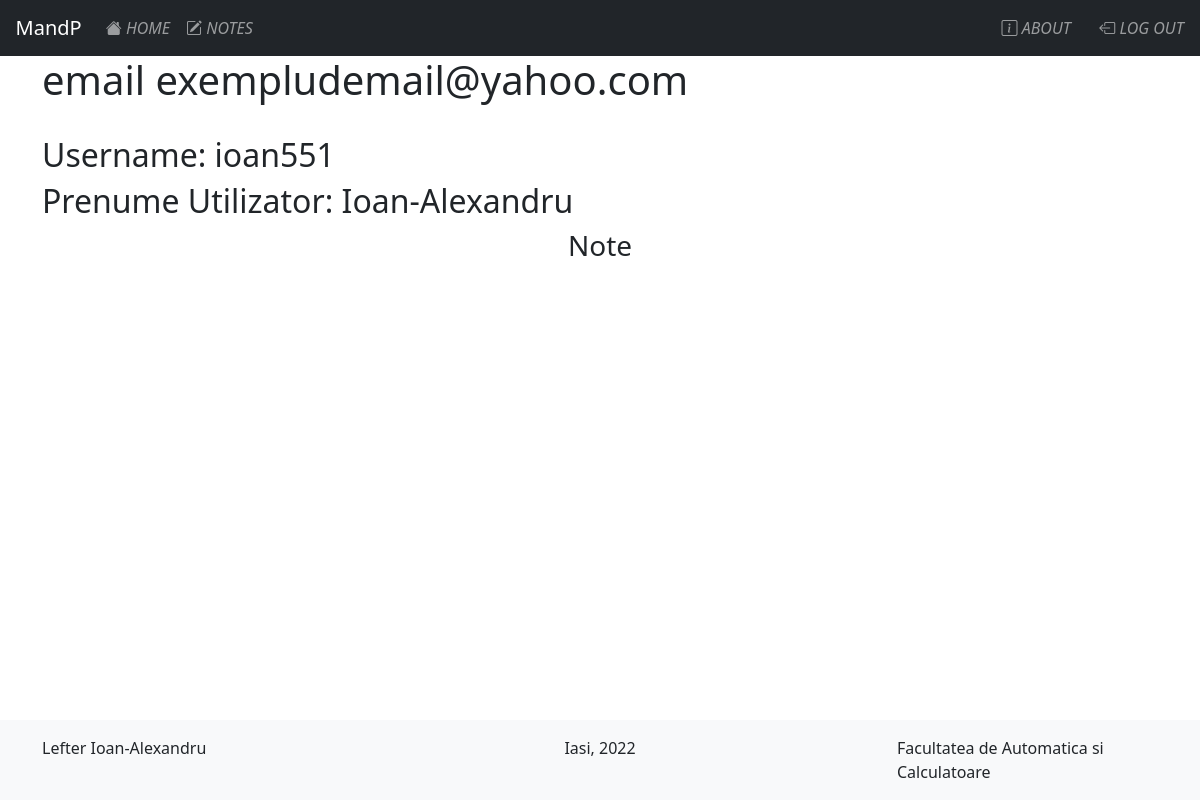
/about/ (signed in), run on an earlier commit of the app's database.
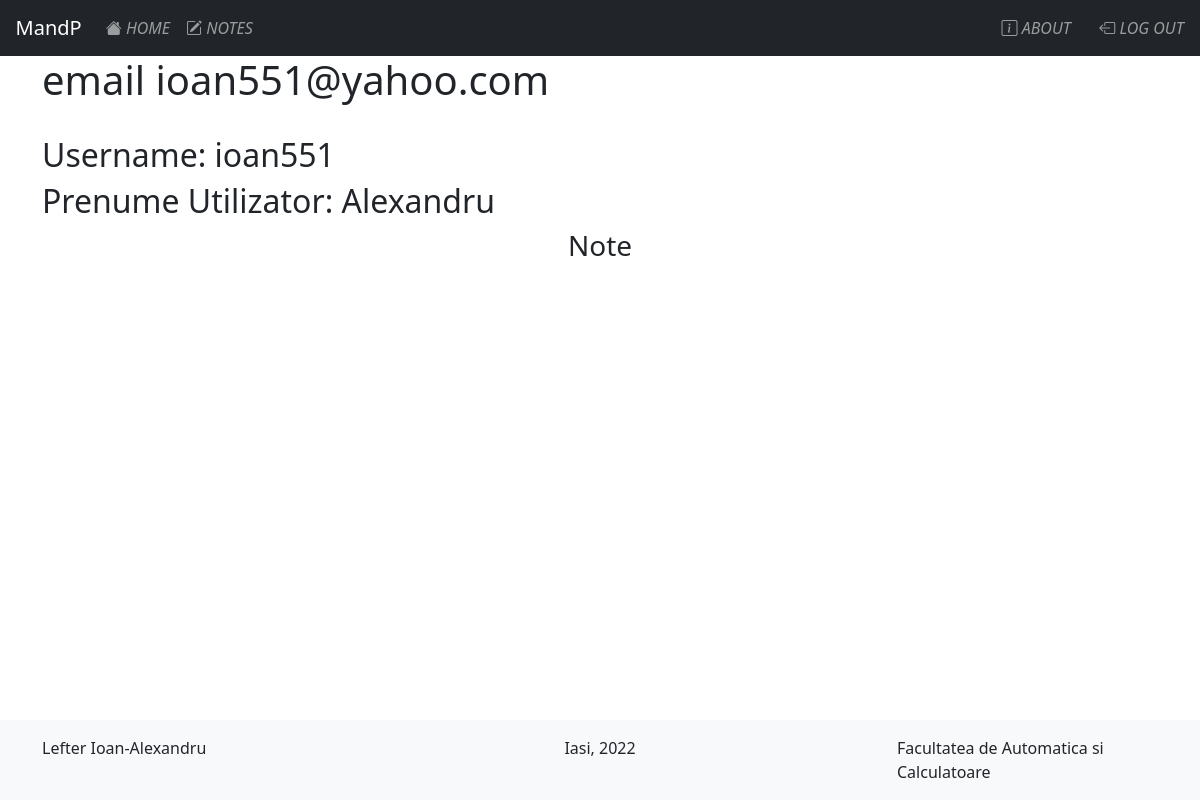
And on a later commit of the database.
### website/models.py (models this page shows)
class User(db.Model, UserMixin):
    id = db.Column(db.Integer, primary_key=True)
    email = db.Column(db.String(100), unique=True)
    username = db.Column(db.String(100), unique=True)
    prenume = db.Column(db.String(100))
    password = db.Column(db.String(100))
    notes = db.relationship('Note')

### website/views.py (the view)
@views.route('/about/')
@login_required
def about():
    return render_template("about.html", user=current_user)

### website/__init__.py (called while the page is built)
def create_app():
    app = Flask(__name__)
    app.config['SECRET_KEY'] = 'Xxnezsrcn7Aw@'
    app.config['SQLALCHEMY_DATABASE_URI'] = f'sqlite:///{DB_NAME}'
    db.init_app(app)
    from .views import views
    from .auth import auth
    app.register_blueprint(views, url_prefix = '/')
    app.register_blueprint(auth, url_prefix = '/')
    from .models import User, Note
    create_database(app)
    login_manager = LoginManager()
    login_manager.login_view = 'auth.login'
    login_manager.init_app(app)
    @login_manager.user_loader
    def load_user(id):
        return User.query.get(int(id))
    return app

### website/templates/about.html (shortened to what this page needs)
{%extends "base.html" %}
{% block content%}
<h1> email  {{ user.email }} </h1>
<br>
<h2>Username: {{ user.username }} </h2>
<h2>Prenume Utilizator: {{ user.prenume }} </h2>
<h3 class="text-center"> Note </h3>
{%endblock%}

What changed in the data, as far as the page shows it:
changed User "ioan551": email "exempludemail@yahoo.com" → "ioan551@yahoo.com"; prenume "Ioan-Alexandru" → "Alexandru"
